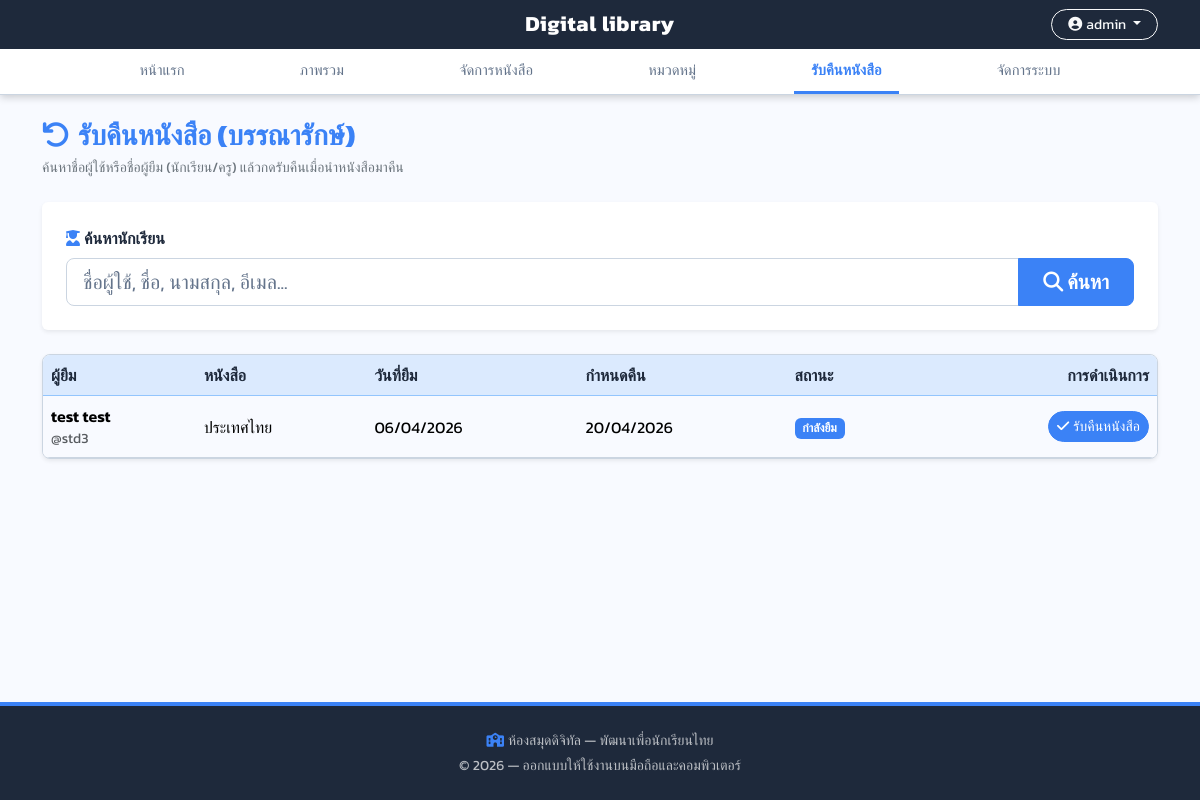
The page /librarian/returns/ (signed in) on the database its author committed.
### library_app/models.py (models this page shows, shortened)
class Borrow(models.Model):
    class Status(models.TextChoices):
        BORROWED = 'borrowed', 'กำลังยืม'
        RETURNED = 'returned', 'คืนแล้ว'
        OVERDUE = 'overdue', 'เลยกำหนดคืน'
    borrower = models.ForeignKey(
        settings.AUTH_USER_MODEL,
        on_delete=models.CASCADE,
        related_name='borrows',
        verbose_name='ผู้ยืม',
    )
    book = models.ForeignKey(Book, on_delete=models.CASCADE, related_name='borrows', verbose_name='หนังสือ')
    borrow_date = models.DateField(auto_now_add=True, verbose_name='วันที่ยืม')
    due_date = models.DateField(verbose_name='วันที่กำหนดคืน')
    return_date = models.DateField(null=True, blank=True, verbose_name='วันที่คืนจริง')
    status = models.CharField(
        max_length=20,
        choices=Status.choices,
        default=Status.BORROWED,
        verbose_name='สถานะการคืน',
    )
    class Meta:
        verbose_name = 'การยืมหนังสือ'
        verbose_name_plural = 'การยืมหนังสือ'
        ordering = ['-borrow_date', '-id']

class Book(models.Model):
    title = models.CharField(max_length=255, verbose_name='ชื่อหนังสือ')
    description = models.TextField(blank=True, null=True, verbose_name='เรื่องย่อ / รายละเอียด')
    cover_image = models.ImageField(
        upload_to='book_covers/',
        blank=True,
        null=True,
        verbose_name='ภาพหน้าปก',
    )
    total_copies = models.PositiveIntegerField(default=1, verbose_name='จำนวนเล่มทั้งหมด')
    available_copies = models.PositiveIntegerField(default=1, verbose_name='จำนวนเล่มที่พร้อมยืม')
    learning_area = models.CharField(
        max_length=32,
        choices=LearningArea.choices,
        default=LearningArea.NOVEL,
        verbose_name='หมวดหมู่หนังสือ',
    )
    grade_level = models.CharField(
        max_length=8,
        choices=GradeLevel.choices,
        default=GradeLevel.P1,
        verbose_name='ระดับชั้นที่เหมาะสม',
    )
    category = models.ForeignKey(
        Category,
        on_delete=models.SET_NULL,
        null=True,
        blank=True,
        related_name='books',
        verbose_name='หมวดหมู่ (เพิ่มเติม)',
    )
    authors = models.ManyToManyField(Author, blank=True, related_name='books', verbose_name='ผู้แต่ง')
    ebook_pdf = models.FileField(
        upload_to='ebooks/',
        blank=True,
        null=True,
        verbose_name='ไฟล์ e-book (PDF)',
        help_text='อัปโหลด PDF สำหรับอ่านในตัวอ่านดิจิทัล (ถ้ามี)',
    )
    ebook_text = models.TextField(
        blank=True,
        default='',
        verbose_name='เนื้อหา e-book (ข้อความ)',
        help_text='ถ้าไม่มี PDF ให้วางข้อความ แบ่งหน้าด้วยบรรทัด <<<PAGE>>> ระหว่างหน้า',
    )
    created_at = models.DateTimeField(auto_now_add=True, verbose_name='บันทึกเมื่อ')
    class Meta:
        verbose_name = 'หนังสือ'
        verbose_name_plural = 'หนังสือ'
        ordering = ['title']

### library_app/views.py (the view, shortened to what this page needs)
# urls.py: path('librarian/returns/', views.librarian_returns, name='librarian_returns'),
@librarian_required
def librarian_returns(request):
    sync_borrow_state()
    q = (request.GET.get('q') or '').strip()
    active_borrows = (
        Borrow.objects.filter(status__in=(Borrow.Status.BORROWED, Borrow.Status.OVERDUE))
        .select_related('borrower', 'book', 'book__category')
        .order_by('borrower__username', '-borrow_date')
    )
    return render(
        request,
        'librarian_returns.html',
        {'borrows': active_borrows, 'search_query': q},
    )

### library_app/context_processors.py (called while the page is built, shortened)
def library_roles(request):
    user = request.user
    names = set(user.groups.values_list('name', flat=True))
    is_super = user.is_superuser
    return {
        'is_librarian_user': user_is_librarian(user),
        'is_student_user': is_super or (GROUP_STUDENT in names),
        'is_teacher_user': is_super or (GROUP_TEACHER in names),
        'can_borrow_user': user_can_borrow_books(user),
    }

### library_app/roles.py (called while the page is built)
def user_is_librarian(user):
    if not user.is_authenticated:
        return False
    if user.is_superuser:
        return True
    return user.groups.filter(name=GROUP_LIBRARIAN).exists()

def user_can_borrow_books(user):
    if not user.is_authenticated:
        return False
    if user.is_superuser:
        return True
    return user.groups.filter(name__in=(GROUP_STUDENT, GROUP_TEACHER)).exists()

### library_app/views.py (called while the page is built, shortened)
def sync_borrow_state():
    today = timezone.localdate()
    expired = Borrow.objects.filter(
        due_date__lt=today,
        status__in=(Borrow.Status.BORROWED, Borrow.Status.OVERDUE),
    ).select_related('book')

### library_app/templates/librarian_returns.html (shortened to what this page needs)
{% extends 'base.html' %}
{% block content %}
<div class="mb-4">
    <h1 class="h3 fw-bold text-primary mb-1"><i class="fas fa-undo me-2"></i>รับคืนหนังสือ (บรรณารักษ์)</h1>
    <p class="text-secondary mb-0 small">ค้นหาชื่อผู้ใช้หรือชื่อผู้ยืม (นักเรียน/ครู) แล้วกดรับคืนเมื่อนำหนังสือมาคืน</p>
</div>
<form class="card border-0 shadow-sm p-3 p-md-4 mb-4 bg-white" method="get" action="{% url 'librarian_returns' %}">
    <label for="q" class="form-label fw-semibold"><i class="fas fa-user-graduate text-primary me-1"></i>ค้นหานักเรียน</label>
    <div class="input-group input-group-lg flex-column flex-sm-row gap-2 gap-sm-0">
        <input type="search" class="form-control" name="q" id="q" value="{{ search_query }}" placeholder="ชื่อผู้ใช้, ชื่อ, นามสกุล, อีเมล...">
        <button type="submit" class="btn btn-dl-primary px-4"><i class="fas fa-search me-1"></i>ค้นหา</button>
    </div>
</form>
<div class="table-responsive shadow-sm rounded-3 border bg-white">
    <table class="table table-hover align-middle mb-0">
        <thead class="table-light">
            <tr>
                <th scope="col">ผู้ยืม</th>
                <th scope="col">หนังสือ</th>
                <th scope="col">วันที่ยืม</th>
                <th scope="col">กำหนดคืน</th>
                <th scope="col">สถานะ</th>
                <th scope="col" class="text-end">การดำเนินการ</th>
            </tr>
        </thead>
        <tbody>
            {% for b in borrows %}
                <tr>
                    <td>
                        <div class="fw-semibold">{{ b.borrower.get_full_name|default:b.borrower.username }}</div>
                        <div class="small text-muted">@{{ b.borrower.username }}</div>
                    </td>
                    <td>{{ b.book.title }}</td>
                    <td>{{ b.borrow_date|date:"d/m/Y" }}</td>
                    <td>{{ b.due_date|date:"d/m/Y" }}</td>
                    <td>
                        {% if b.status == 'overdue' %}
                            <span class="badge text-bg-danger">เลยกำหนดคืน</span>
                        {% else %}
                            <span class="badge text-bg-primary">กำลังยืม</span>
                        {% endif %}
                    </td>
                    <td class="text-end">
                        <form action="{% url 'return_borrow' b.id %}" method="post" class="d-inline" onsubmit="return confirm('ยืนยันรับคืนหนังสือเล่มนี้?');">
                            <button type="submit" class="btn btn-success btn-sm rounded-pill">
                                <i class="fas fa-check me-1"></i>รับคืนหนังสือ
                            </button>
                        </form>
                    </td>
                </tr>
            {% endfor %}
        </tbody>
    </table>
</div>
{% endblock %}

### library_app/templates/base.html (shortened to what this page needs)
{% load static %}
<!DOCTYPE html>
<html lang="th">
<head>
    <link href="https://cdn.jsdelivr.net/npm/bootstrap@5.3.3/dist/css/bootstrap.min.css" rel="stylesheet">
    <link rel="stylesheet" href="https://cdnjs.cloudflare.com/ajax/libs/font-awesome/6.5.2/css/all.min.css">
    <link rel="stylesheet" href="{% static 'library_app/css/app.css' %}">
</head>
<body class="d-flex flex-column min-vh-100 page-enter {% block body_extra_class %}{% endblock %}">
    <div class="navbar-dl-wrapper sticky-top">
        <div class="navbar-top-bar">
            <div class="container navbar-top-inner">
                <a href="{% url 'index' %}" class="navbar-brand-center">
                    Digital library
                </a>
                <div class="navbar-top-right">
                    {% if user.is_authenticated %}
                        <div class="dropdown">
                            <button class="btn btn-outline-light btn-sm rounded-pill px-3 dropdown-toggle" type="button" data-bs-toggle="dropdown" aria-expanded="false">
                                <i class="fas fa-circle-user me-1"></i>{{ user.get_full_name|default:user.username }}
                            </button>
                        </div>
                    {% else %}
                        <a class="btn btn-outline-light btn-sm rounded-pill px-3" href="{% url 'login' %}">
                            เข้าสู่ระบบ / สมัครสมาชิก
                        </a>
                    {% endif %}
                </div>
            </div>
        </div>
        {% block navbar_tabs %}
        <div class="navbar-tab-bar">
            <div class="container">
                <ul class="navbar-tabs-dl">
                    <li>
                        <a class="nav-tab-dl {% if request.resolver_match.url_name == 'index' %}active{% endif %}" href="{% url 'index' %}">หน้าแรก</a>
                    </li>
                    {% if user.is_authenticated %}
                        {% if is_librarian_user %}
                            <li>
                                <a class="nav-tab-dl {% if request.resolver_match.url_name == 'librarian_dashboard' %}active{% endif %}" href="{% url 'librarian_dashboard' %}">ภาพรวม</a>
                            </li>
                            <li>
                                <a class="nav-tab-dl {% if 'librarian_book' in request.resolver_match.url_name %}active{% endif %}" href="{% url 'librarian_book_list' %}">จัดการหนังสือ</a>
                            </li>
                            <li>
                                <a class="nav-tab-dl {% if 'librarian_category' in request.resolver_match.url_name %}active{% endif %}" href="{% url 'librarian_category_list' %}">หมวดหมู่</a>
                            </li>
                            <li>
                                <a class="nav-tab-dl {% if request.resolver_match.url_name == 'librarian_returns' %}active{% endif %}" href="{% url 'librarian_returns' %}">รับคืนหนังสือ</a>
                            </li>
                        {% endif %}
                        {% if user.is_staff %}
                            <li>
                                <a class="nav-tab-dl" href="{% url 'admin:index' %}">จัดการระบบ</a>
                            </li>
                        {% endif %}
                    {% endif %}
                </ul>
            </div>
        </div>
        {% endblock navbar_tabs %}
    </div>
    <main class="container py-4 flex-grow-1 {% block main_extra_class %}{% endblock %}">
        {% block content %}{% endblock %}
    </main>
    <footer class="footer-dl text-center text-muted py-4 mt-auto small">
        <div class="container">
            <p class="mb-1"><i class="fas fa-school text-primary me-1"></i>ห้องสมุดดิจิทัล — พัฒนาเพื่อนักเรียนไทย</p>
            <p class="mb-0">&copy; {% now "Y" %} — ออกแบบให้ใช้งานบนมือถือและคอมพิวเตอร์</p>
        </div>
    </footer>
</body>
</html>

### library_app/static/library_app/css/app.css (style rules this page uses)
:root { --navbar-bg: #1E293B; --primary: #3B82F6; --primary-hover: #2563EB; --hero-bg: linear-gradient(135deg, #DBEAFE 0%, #F3E8FF 50%, #FCE7F3 100%); --accent: #EC4899; --accent-hover: #DB2777; --cream: #F8FAFF; --cream-dark: #FCE7F3; --white: #FFFFFF; --text-main: #1E293B; --text-muted: #64748B; --border: #CBD5E1; --brown: #1E293B; --green-dark: #1E293B; --green-mid: #3B82F6; --green-light: #DBEAFE; --orange: #EC4899; --orange-light: #FCE7F3; --red-accent: #DB2777; }
:root { --bs-primary: #3B82F6; --bs-primary-rgb: 59, 130, 246; --bs-link-color: #3B82F6; --bs-link-color-rgb: 59, 130, 246; --bs-link-hover-color: #2563EB; --bs-body-bg: #F8FAFF; --bs-body-color: #1E293B; --bs-border-color: #CBD5E1; }
.btn-success { --bs-btn-bg: #3B82F6; --bs-btn-border-color: #3B82F6; --bs-btn-hover-bg: #2563EB; --bs-btn-hover-border-color: #2563EB; --bs-btn-active-bg: #2563EB; }
.text-bg-primary { background-color: #3B82F6 !important; color: #fff !important; }
.text-primary { color: #3B82F6 !important; }
.table-light { --bs-table-bg: #DBEAFE; --bs-table-color: #1E293B; --bs-table-border-color: #93C5FD; }
html { scroll-behavior: smooth; }
body { font-family: 'Kanit', 'Sarabun', system-ui, sans-serif; background-color: var(--cream); color: var(--text-main); }
.navbar-dl-wrapper { z-index: 1020; box-shadow: 0 2px 8px rgba(0,0,0,0.2); }
.navbar-top-bar { background: var(--navbar-bg); padding: 0.55rem 0; }
.navbar-top-inner { display: flex; align-items: center; justify-content: space-between; position: relative; }
.navbar-top-left, .navbar-top-right { flex: 1; min-width: 0; }
.navbar-top-right { display: flex; justify-content: flex-end; align-items: center; }
.navbar-brand-center { position: absolute; left: 50%; transform: translateX(-50%); font-size: 1.35rem; font-weight: 700; color: #fff !important; text-decoration: none; letter-spacing: 0.03em; white-space: nowrap; pointer-events: auto; }
.navbar-tab-bar { background: var(--white); border-bottom: 1px solid var(--border); }
.navbar-tabs-dl { list-style: none; margin: 0; padding: 0; display: flex; justify-content: space-evenly; width: 100%; overflow-x: auto; -webkit-overflow-scrolling: touch; scrollbar-width: none; }
.nav-tab-dl { display: block; padding: 0.65rem 1.1rem; color: var(--text-muted); text-decoration: none; font-weight: 500; font-size: 0.92rem; border-bottom: 3px solid transparent; white-space: nowrap; transition: color 0.15s, border-color 0.15s; }
.nav-tab-dl.active { color: var(--primary); font-weight: 700; border-bottom-color: var(--primary); }
.page-enter { animation: pageEnter 0.3s ease-out; }
.form-control, .form-select { border-color: var(--border) !important; background-color: var(--white) !important; color: var(--text-main) !important; }
.form-control::placeholder, .form-select::placeholder { color: var(--text-muted) !important; }
.footer-dl { background: var(--navbar-bg); color: rgba(255,255,255,0.7) !important; border-top: 4px solid var(--primary); padding: 1.5rem 0; }
.footer-dl p { color: rgba(255,255,255,0.7) !important; }
.btn-dl-primary { background: var(--primary); border-color: var(--primary); color: var(--white); font-weight: 600; border-radius: 4px; }

### rows shown on the page
Borrow: borrower.get_full_name "test test", borrower.username "std3", book "ประเทศไทย", borrow_date "06/04/2026", due_date "20/04/2026", status "กำลังยืม"

### other values the page prints
{{ user.get_full_name|default:user.username }} "admin"
